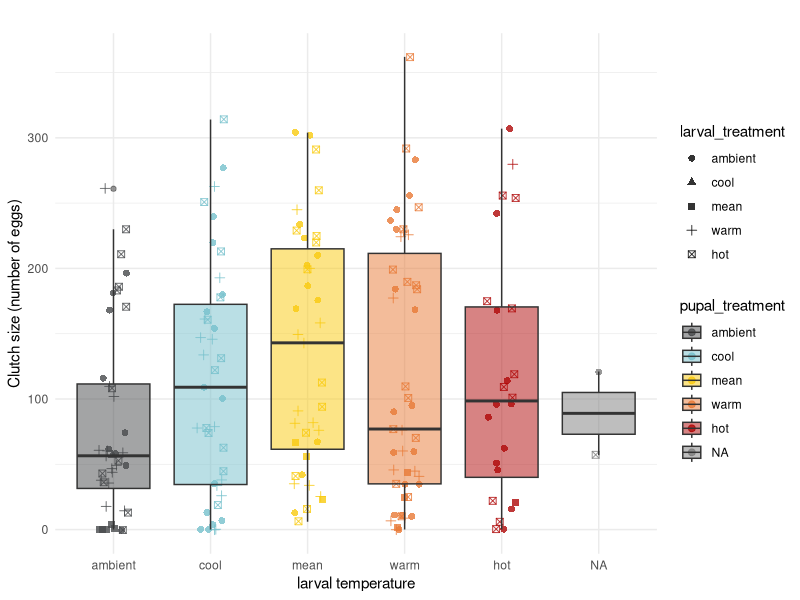

Reproduce this figure in R.
## ---- chunk 1
library(here)
library(ggplot2)
library(tidyverse)
library(lme4)
## ---- chunk 2
egg_counts <- read.csv(here("data", "emergence_egg_counts(Sheet1).csv"))


egg_counts$green_eggs  <- as.numeric(egg_counts$green_eggs)
egg_counts$orange_eggs <- as.numeric(egg_counts$orange_eggs)


egg_counts_clean <- egg_counts %>%
  filter(sex == "F") %>% #only looking at females
  filter(!startsWith(adultID, "F")) %>% #remove sienna's females
  mutate(clutch_size = green_eggs + orange_eggs) %>%
  filter(!is.na(clutch_size)) %>% #remove those with NA clutch size
  mutate(larval_treatment = str_extract(adultID, "^[^.]+")) %>% #make larval treatment column
  mutate(
    larval_treatment = recode(
      larval_treatment,
      CTRL = "ambient",
      MEAN = "mean",
      COOL = "cool",
      WARM = "warm",
      HOT  = "hot"
    ))
## ---- chunk 3
#convert the pupal temperatures to factors
egg_counts_clean$pupal_treatment <- factor(egg_counts_clean$pupal_treatment,
                             levels = c("wild", "ambient", "cool", "mean", "warm", "hot"))

#convert the larval  temperatures to factors
egg_counts_clean$larval_treatment <- factor(egg_counts_clean$larval_treatment,
                             levels = c("wild", "ambient", "cool", "mean", "warm", "hot"))

#assign colours to the temperatures                           
temp_cols <- c(
  wild = "#D0CDCE",
  ambient = "#484A4C",
  cool    = "#76C0CC",
  mean    = "#F9CA0F",
  warm    = "#E87A36",
  hot     = "#AF0808")

ggplot(egg_counts_clean, aes(x = pupal_treatment, y = clutch_size, fill = pupal_treatment)) +
  geom_jitter(aes(color = pupal_treatment, shape = larval_treatment), width = 0.15, size = 2, alpha = 0.8) +
  geom_boxplot(alpha = 0.5) +
  scale_x_discrete(labels = levels(factor(egg_counts_clean$pupal_treatment))) +
  scale_fill_manual(values = temp_cols) +
  scale_color_manual(values = temp_cols) + 
  theme_minimal() +
  theme(legend.position = "right") +
  labs(x = "larval temperature", y = "Clutch size (number of eggs)", title = "")
